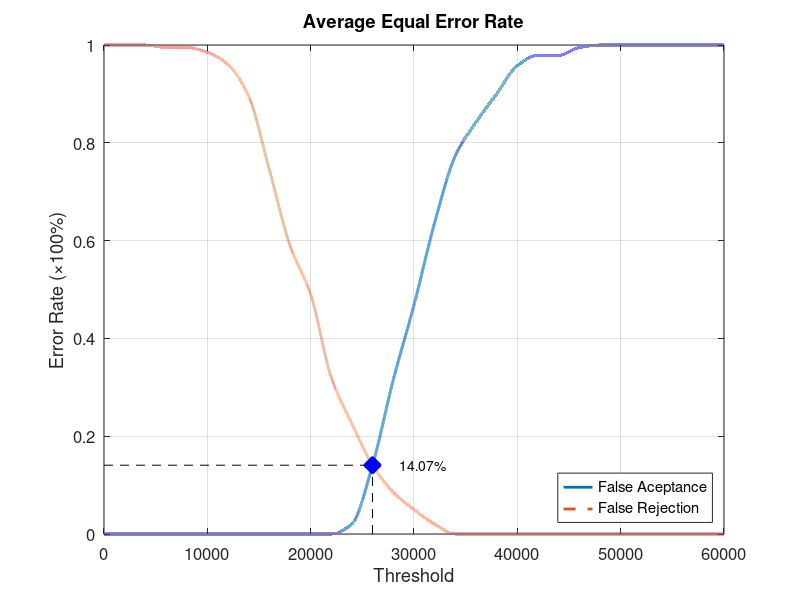
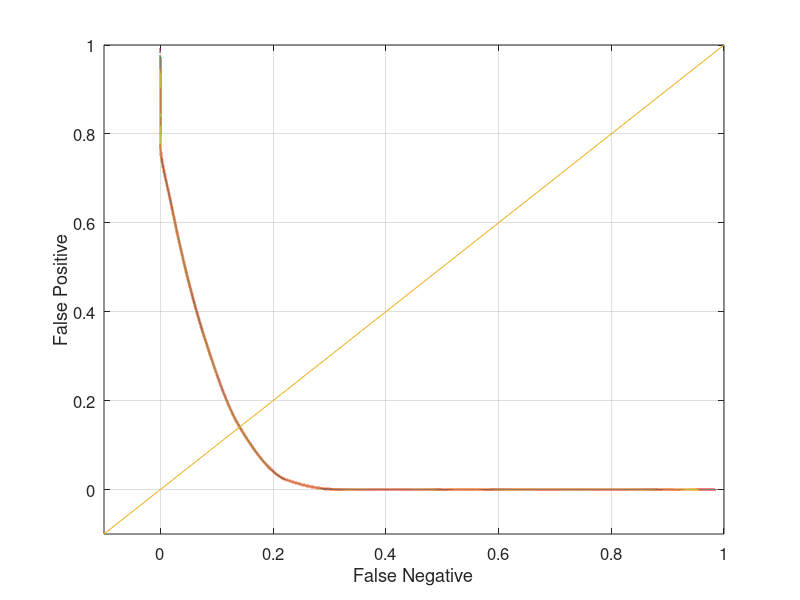

Recreate these plots in MATLAB, in order.
function yEER = Database1_3
close all;
clear;
clc;
x = 0:2000:60000;
xq = 0:0.5:60000;

y0 = [0 0 0 0 0 0 0 0 0 0 0 0 0.0210526 0.142105 0.315789 0.468421 0.636842 0.773684 0.842105 0.9 0.957895 0.978947 0.978947 0.994737 1 1 1 1 1 1 1];
yy0 = interp1(x, y0, xq, 'pchip');
y1 = [1 1 1 0.995 0.995 0.985 0.96 0.895 0.745 0.59 0.49 0.32 0.225 0.14 0.085 0.05 0.02 0 0 0 0 0 0 0 0 0 0 0 0 0 0];
yy1 = interp1(x, y1, xq, 'pchip');

% Calculating EER: 
y2 = abs(y0 - y1);
find(y2 == min(y2))
yy2 = abs(yy0 - yy1);
xEER = find(yy2 == min(yy2));
xEERIndex = xq(xEER) % X-axis EER
yEER = yy0(xEER) % Y-axis EER

main = figure
plot(xq, yy0,'-','LineWidth', 2);	hold on
plot(xq, yy1,'--','LineWidth', 2);	hold on
plot([xEERIndex xEERIndex], [0 yEER], 'k--');	hold on
plot([0 xEERIndex], [yEER yEER], 'k--');	hold on
plot(xEERIndex, yEER, 'bx', 'LineWidth', 10);	hold on
text(xEERIndex + 10 * xEERIndex / 100, yEER, [num2str(round((10000 * yEER)) / 100) '%'])
legend('False Aceptance', 'False Rejection', 'Location', 'SouthEast')
xlabel('Threshold')
ylabel('Error Rate (\times100%)')
title('Average Equal Error Rate')
set(gca, 'FontSize', 12)
axis([0 60000 0 1])
grid on

print(main, 'Database1_3Main', '-dpng');
FNRxFPR = figure('Color', [1 1 1]);
plot(yy1, yy0, '-', yy1, yy0, 'LineWidth', 2);
hold on
y = -0.1:0.1:1
plot(y, y); 
set(gca, 'FontSize', 12)
xlabel('False Negative')
ylabel('False Positive')
axis([-0.1 1 -0.1 1])
set(gca, 'FontSize', 12)
grid on

print(FNRxFPR, 'Database1_3FNRxFPR','-dpng');
end
